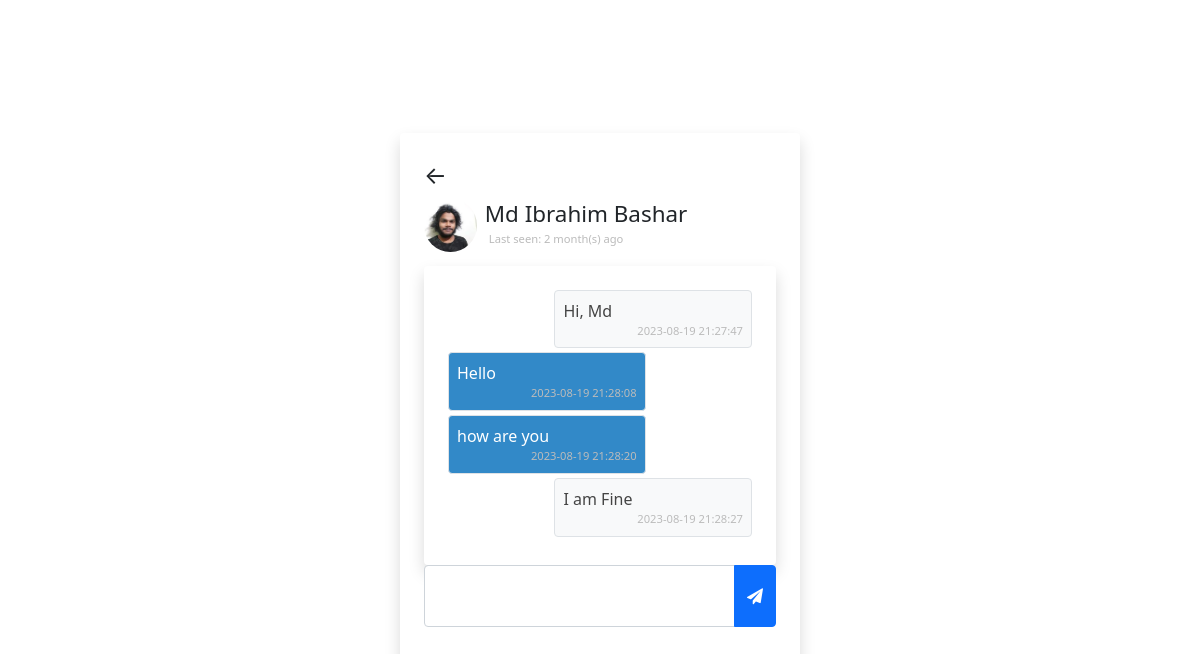
The app's page /php-chat-app-main/chat.php?user=Md Ibrahim Bashar (signed in) with its own data.
### tables this page shows
CREATE TABLE `users` (
  `user_id` int(11) NOT NULL,
  `name` varchar(255) NOT NULL,
  `username` varchar(255) NOT NULL,
  `password` varchar(1000) NOT NULL,
  `p_p` varchar(255) DEFAULT 'user-default.png',
  `last_seen` datetime NOT NULL DEFAULT current_timestamp()
);

CREATE TABLE `chats` (
  `chat_id` int(11) NOT NULL,
  `from_id` int(11) NOT NULL,
  `to_id` int(11) NOT NULL,
  `message` text NOT NULL,
  `opened` tinyint(1) NOT NULL DEFAULT 0,
  `created_at` datetime NOT NULL DEFAULT current_timestamp()
);

### php-chat-app-main/app/helpers/user.php (called while the page is built)
<?php
function getUser($username, $conn){
   $sql = "SELECT * FROM users
           WHERE username=?";
   $stmt = $conn->prepare($sql);
   $stmt->execute([$username]);
   if ($stmt->rowCount() === 1) {
   	 $user = $stmt->fetch();
   	 return $user;
   }else {
   	$user = [];
   	return $user;
   }
}

### php-chat-app-main/app/helpers/timeAgo.php (called while the page is built, shortened)
<?php
function last_seen($date_time){
   $timestamp = strtotime($date_time);
   $strTime = array("second", "minute", "hour", "day", "month", "year");
   $length = array("60","60","24","30","12","10");
   $currentTime = time();
   if($currentTime >= $timestamp) {
		$diff     = time()- $timestamp;
		for($i = 0; $diff >= $length[$i] && $i < count($length)-1; $i++) {
		$diff = $diff / $length[$i];
		}
		$diff = round($diff);
		if ($diff < 59 && $strTime[$i] == "second") {
			return 'Active';
		}else {
			return $diff . " " . $strTime[$i] . "(s) ago ";
		}
   }
}

### php-chat-app-main/app/helpers/chat.php (called while the page is built)
<?php
function getChats($id_1, $id_2, $conn){
   $sql = "SELECT * FROM chats
           WHERE (from_id=? AND to_id=?)
           OR    (to_id=? AND from_id=?)
           ORDER BY chat_id ASC";
    $stmt = $conn->prepare($sql);
    $stmt->execute([$id_1, $id_2, $id_1, $id_2]);
    if ($stmt->rowCount() > 0) {
    	$chats = $stmt->fetchAll();
    	return $chats;
    }else {
    	$chats = [];
    	return $chats;
    }
}

### php-chat-app-main/chat.php (the view, shortened to what this page needs)
<?php
  if (isset($_SESSION['username'])) {
  	include 'app/db.conn.php';
  	include 'app/helpers/user.php';
  	include 'app/helpers/chat.php';
  	include 'app/helpers/timeAgo.php';
  	$chatWith = getUser($_GET['user'], $conn);
  	$chats = getChats($_SESSION['user_id'], $chatWith['user_id'], $conn);
?>
<!DOCTYPE html>
<html lang="en">
<head>
	<link href="https://cdn.jsdelivr.net/npm/bootstrap@5.0.1/dist/css/bootstrap.min.css" rel="stylesheet">
	<link rel="stylesheet"
	      href="css/style.css">
	<link rel="stylesheet" href="https://cdnjs.cloudflare.com/ajax/libs/font-awesome/4.7.0/css/font-awesome.min.css">
</head>
<body class="d-flex
             justify-content-center
             align-items-center
             vh-100">
    <div class="w-400 shadow p-4 rounded">
    	<a href="home.php"
    	   class="fs-4 link-dark">&#8592;</a>
    	   <div class="d-flex align-items-center">
    	   	  <img src="uploads/<?=$chatWith['p_p']?>"
    	   	       class="w-15 rounded-circle">
               <h3 class="display-4 fs-sm m-2">
               	  <?=$chatWith['name']?> <br>
               	  <div class="d-flex
               	              align-items-center"
               	        title="online">
               	    <?php
                        if (last_seen($chatWith['last_seen']) == "Active") {
               	    ?>
               	        <div class="online"></div>
               	        <small class="d-block p-1">Online</small>
               	  	<?php }else{ ?>
               	         <small class="d-block p-1">
               	         	Last seen:
               	         	<?=last_seen($chatWith['last_seen'])?>
               	         </small>
               	  	<?php } ?>
               	  </div>
               </h3>
    	   </div>
    	   <div class="shadow p-4 rounded
    	               d-flex flex-column
    	               mt-2 chat-box"
    	        id="chatBox">
    	        <?php
                     if (!empty($chats)) {
                     foreach($chats as $chat){
                     	if($chat['from_id'] == $_SESSION['user_id'])
                     	{ ?>
						<p class="rtext align-self-end
						        border rounded p-2 mb-1">
						    <?=$chat['message']?>
						    <small class="d-block">
						    	<?=$chat['created_at']?>
						    </small>
						</p>
                    <?php }else{ ?>
					<p class="ltext border
					         rounded p-2 mb-1">
					    <?=$chat['message']?>
					    <small class="d-block">
					    	<?=$chat['created_at']?>
					    </small>
					</p>
                    <?php }
                     }
    	   	} ?>
    	   </div>
    	   <div class="input-group mb-3">
    	   	   <textarea cols="3"
    	   	             id="message"
    	   	             class="form-control"></textarea>
    	   	   <button class="btn btn-primary"
    	   	           id="sendBtn">
    	   	   	  <i class="fa fa-paper-plane"></i>
    	   	   </button>
    	   </div>
    </div>
 </body>
 </html>
<?php
  }else{
  	header("Location: index.php");
   	exit;
  }
 ?>

### php-chat-app-main/css/style.css (style rules this page uses)
.vh-100 { min-height: 100vh; }
.w-400 { width: 400px; }
a { text-decoration: none; }
.w-15 { width: 15%; }
.fs-sm { font-size: 1.4rem; }
small { color: #bbb; font-size: 0.7rem; text-align: right; }
.chat-box { overflow-y: auto; overflow-x: hidden; max-height: 50vh; }
.rtext { width: 65%; background: #f8f9fa; color: #444; }
.ltext { width: 65%; background: #3289c8; color: #fff; }
textarea { resize: none; }

### records on screen
users: p_p (picture), name "Md Ibrahim Bashar", last_seen "2 month(s) ago"
chats: message "Hi, Md", created_at "2023-08-19 21:27:47"
chats: message "Hello", created_at "2023-08-19 21:28:08"
chats: message "how are you", created_at "2023-08-19 21:28:20"
chats: message "I am Fine", created_at "2023-08-19 21:28:27"
